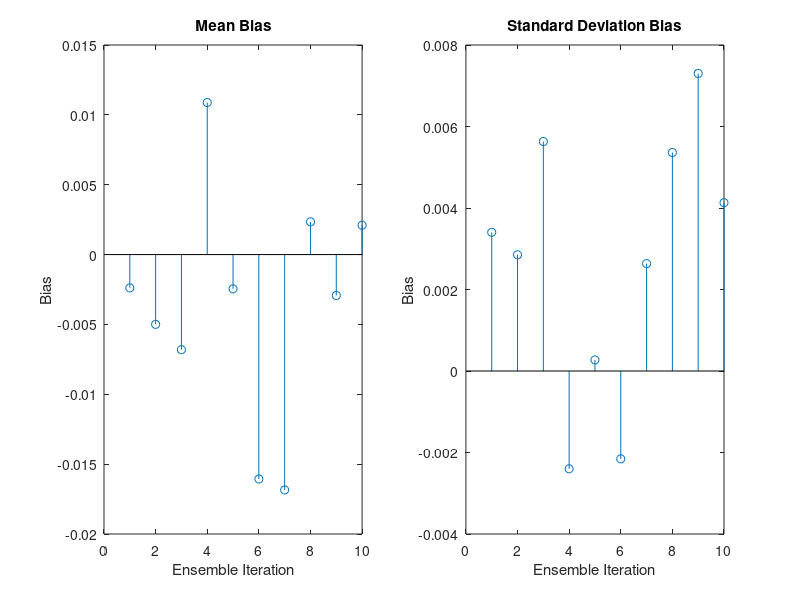
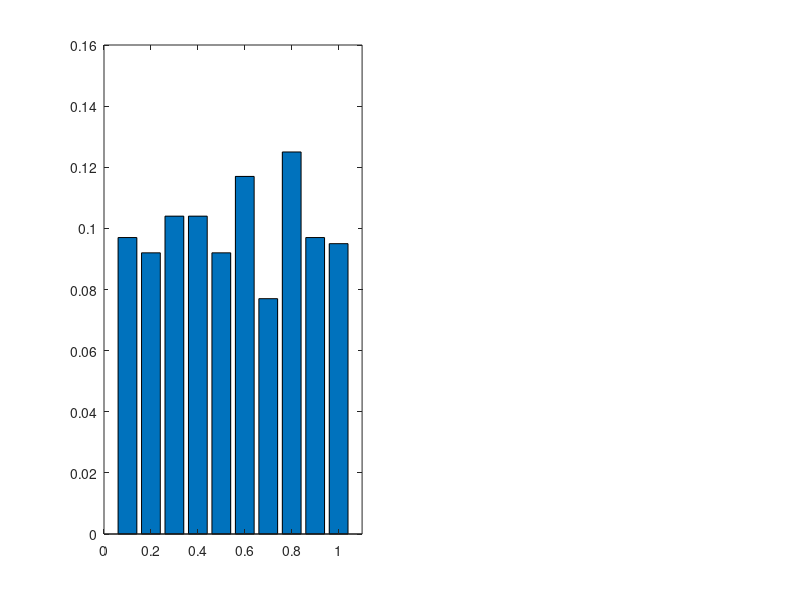

The MATLAB script that drew these images, in order: (Note: this script raises an error after producing the figures.)
close all; clear; clc;

%% 1.1


X1 = rand(1000, 1);

% Calculating our 1000 sample mean and std dev for 1.1.1 and 1.1.2
m1 = mean(X1);
s1 = std(X1);


%% 1.1.3
% Ensemble of 10 1000 sample sets
X = rand(1000, 10);

% To get non SI x labels
%set(gca, 'XTickLabel', num2str(get(gca, 'XTick'))) 

m10 = mean(X);
s10 = std(X);

figure;
subplot(1,2,1)
stem(1:10, 0.5-m10);
    title('Mean Bias');
    xlabel('Ensemble Iteration');
    ylabel('Bias');

subplot(1,2,2)
stem(1:10, 0.2887 - s10);
    title('Standard Deviation Bias');
    xlabel('Ensemble Iteration');
    ylabel('Bias');

%% 1.1.4

% The hist function puts the data in to bins
a = hist(X(:,1));

% Normalise the histogram based on our sample size (to create a p.d.f.)
a = a/1000;

figure;
subplot(1,2,1)
bar(0.1:0.1:1 , a); % We set our x axis correctly
    xlim([0 1.1])  % Set the x axis limits correctly
    hline = refline([0 0.1]); % Add the theoretical line
    set(hline,'Color','r')
    title('pdf of 1000 samples, in 10 bins');
    xlabel('x');
    ylabel('Density');
    legend('Actual pdf', 'Theoretical pdf', 'Location', 'SouthEast');


% This time we are splitting the pdf in to 50 bins
a = hist(X1(:,1), 50);
a = a/1000;

subplot(1,2,2)
bar(0.02:0.02:1, a);
    xlim([0 1.02]);
    hline = refline([0 0.02]);
    set(hline,'Color','r')
    title('pdf of 1000 samples, in 50 bins');
    xlabel('x');
    ylabel('Density');
    legend('Actual pdf', 'Theoretical pdf', 'Location', 'SouthEast');


% This time, we are just using 100 samples
figure;
a = hist(X(1:100,1), 10); % Specify 10 bins
a = a/100; % Normalised by 100 samples this time
bar(0.1:0.1:1, a); 
    xlim([0 1.1]); 
    hline = refline([0 0.1]);
    set(hline,'Color','r')
    title('pdf of 100 samples, in 10 bins');
    xlabel('x');
    ylabel('Density');
    legend('Actual pdf', 'Theoretical pdf');

